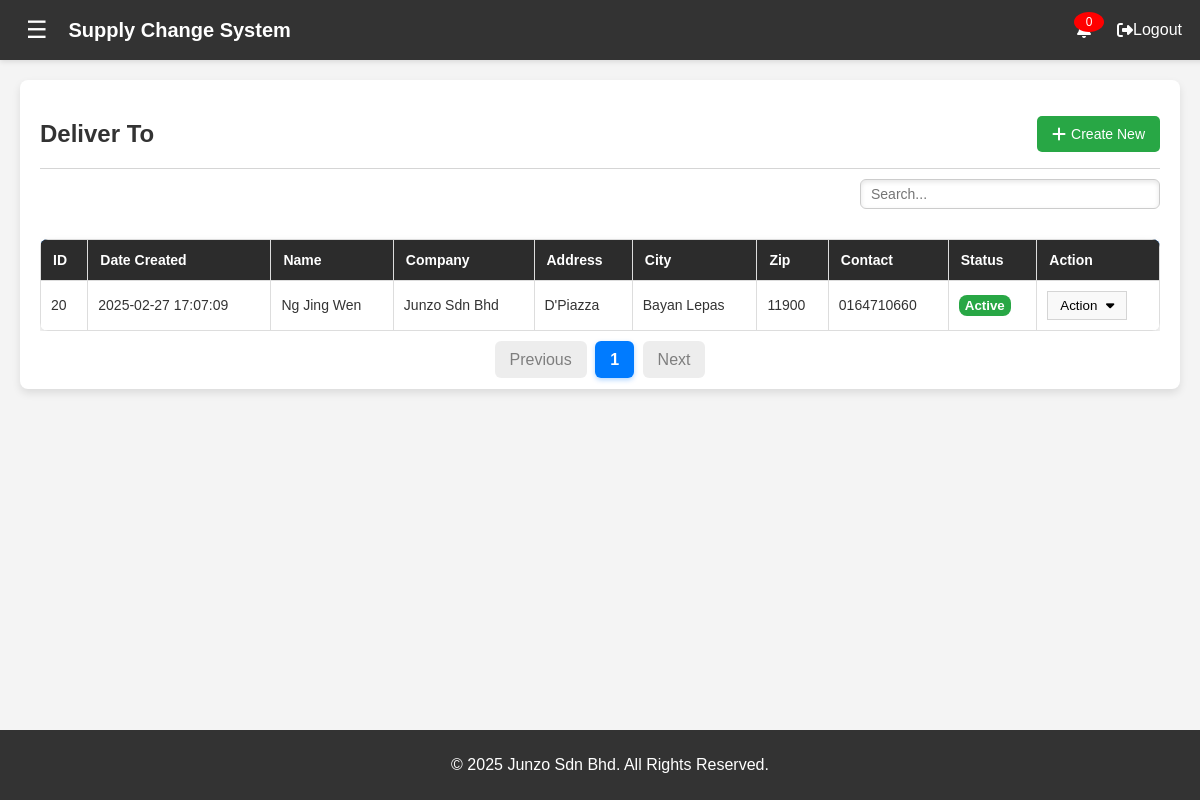
Page /deliver_to.php (signed in) on the committed database.
### tables this page shows
CREATE TABLE `deliver_to` (
  `id` int(11) NOT NULL,
  `date_created` datetime DEFAULT current_timestamp(),
  `name` varchar(255) NOT NULL,
  `company_name` varchar(255) NOT NULL,
  `address` text NOT NULL,
  `city` varchar(100) NOT NULL,
  `zip` varchar(20) NOT NULL,
  `contact` varchar(50) NOT NULL,
  `status` enum('Active','Inactive') NOT NULL DEFAULT 'Active'
);

### deliver_to.php (the view, shortened to what this page needs)
<?php
include("config.php");
$search = isset($_GET['search']) ? trim($_GET['search']) : '';
$page = isset($_GET['page']) ? max(1, intval($_GET['page'])) : 1;
$limit = 10;
$offset = ($page - 1) * $limit;
$whereClause = "";
$countQuery = "SELECT COUNT(*) AS total FROM deliver_to $whereClause";
$countResult = $conn->query($countQuery);
$totalRows = ($countResult->num_rows > 0) ? $countResult->fetch_assoc()['total'] : 0;
$totalPages = ceil($totalRows / $limit);
if (!empty($search)) {
    $sql = "SELECT * FROM deliver_to $whereClause";
} else {
    $sql = "SELECT * FROM deliver_to $whereClause LIMIT $limit OFFSET $offset";
}
$result = $conn->query($sql);
$data = [];
if ($result->num_rows > 0) {
    while ($row = $result->fetch_assoc()) {
        $data[] = $row;
    }
}
?>
<html>
<head>
    <link rel="stylesheet" href="css/styles.css">
    <link rel="stylesheet" href="css/page.css">
    <link href="https://cdnjs.cloudflare.com/ajax/libs/font-awesome/6.0.0-beta3/css/all.min.css" rel="stylesheet">
</head>
<body>
    <?php include ("header.php") ?>
    <div class="content">
        <div class="content-container">
            <div class="header-container">
                <h2>Deliver To</h2>
                <button class="create-btn" onclick="openModal('createDeliverTo')">
                    <i class="fa-solid fa-plus"></i> Create New
                </button>
            </div>
            <div class="search-container">
                <input type="text" id="search" placeholder="Search...">
            </div>
            <div class="table-container">
                <table class="table table-bordered">
                    <thead>
                        <tr>
                            <th>ID</th>
                            <th>Date Created</th>
                            <th>Name</th>
                            <th>Company</th>
                            <th>Address</th>
                            <th>City</th>
                            <th>Zip</th>
                            <th>Contact</th>
                            <th>Status</th>
                            <th>Action</th>
                        </tr>
                    </thead>
                <tbody id="deliverToTable">
                    <?php foreach ($data as $row): ?>
                    <?php
                        $statusClass = '';
                        switch ($row['status']) {
                            case 'Active':
                                $statusClass = '<button style="background-color: #28a745; color: white; border: none; padding: 3px 6px; border-radius: 8px; cursor: pointer; font-weight: bold;">Active</button>';
                                break;
                        }
                        ?>
                        <tr>
                            <td><?php echo $row['id'] ?></td>
                            <td><?php echo $row['date_created'] ?></td>
                            <td><?php echo $row['name'] ?></td>
                            <td><?php echo $row['company_name'] ?></td>
                            <td><?php echo $row['address'] ?></td>
                            <td><?php echo $row['city'] ?></td>
                            <td><?php echo $row['zip'] ?></td>
                            <td><?php echo $row['contact'] ?></td>
                            <td><?php echo $statusClass ?></td>
                            <td>
                                <div class="dropdown">
                                    <button class="dropbtn" onclick="toggleDropdown(this)">Action <i class="fa-solid fa-caret-down"></i></button>
                                </div>
                            </td>
                        </tr>
                        <?php endforeach; ?>
                    </tbody>
                </table>
            </div>
            <div class="pagination">
                <a href="?page=<?= max(1, $page - 1) ?>&search=<?= urlencode($search) ?>" <?= ($page == 1) ? 'style="pointer-events: none; opacity: 0.5;"' : '' ?>>Previous</a>
                <?php for ($i = 1; $i <= $totalPages; $i++): ?>
                    <a href="?page=<?= $i ?>&search=<?= urlencode($search) ?>" class="<?= ($i == $page) ? 'active' : '' ?>"><?= $i ?></a>
                <?php endfor; ?>
                <a href="?page=<?= min($totalPages, $page + 1) ?>&search=<?= urlencode($search) ?>" <?= ($page == $totalPages) ? 'style="pointer-events: none; opacity: 0.5;"' : '' ?>>Next</a>
            </div>
        </div>
    </div>
    <?php include("create_deliver_to_modal.php"); ?>
    <?php include ("footer.php") ?>
</body>
</html>

### css/styles.css (style rules this page uses)
body { margin: 0; padding: 0; font-family: 'Poppins', Arial, sans-serif; background-color: #f4f4f4; color: #333; }
.content { margin-top: 60px; padding: 20px; transition: margin-left 0.3s ease-in-out; padding-bottom: 90px; }
#search { width: 80%; height: 30px; padding: 5px 10px; font-size: 14px; border: 1px solid #ccc; border-radius: 6px; transition: 0.3s; box-shadow: inset 0px 2px 5px rgba(0, 0, 0, 0.1); }
table { width: 100%; border-collapse: collapse; margin-top: 20px; background: white; border-radius: 8px; overflow: hidden; box-shadow: 0px 5px 10px rgba(0, 0, 0, 0.15); }
th, td { padding: 14px 18px; border: 1px solid #ddd; text-align: left; font-size: 14px; }
th { background: #2c2c2c; color: white; font-weight: bold; }
.search-container { display: flex; justify-content: flex-end; }
.pagination { margin-top: 20px; text-align: center; }
.pagination a { padding: 10px 15px; margin: 2px; background: #ddd; text-decoration: none; color: black; border-radius: 6px; transition: 0.3s; font-weight: 500; }
.pagination a.active { background: #007bff; color: white; font-weight: bold; box-shadow: 0px 2px 5px rgba(0, 123, 255, 0.3); }

### css/page.css (style rules this page uses)
.content-container { max-width: 100%; max-height: fit-content; padding: 20px; background: #fff; box-shadow: 0px 4px 8px rgba(0, 0, 0, 0.1); border-radius: 8px; }
.header-container { display: flex; justify-content: space-between; align-items: center; border-bottom: 1px solid #d5d5d5; }
.header-container h2 { text-align: center; color: #333; font-size: 24px; margin-bottom: 20px; }
.create-btn { background-color: #28a745; color: white; border: none; padding: 10px 15px; border-radius: 5px; font-size: 14px; cursor: pointer; display: flex; align-items: center; gap: 5px; transition: background 0.3s ease; }
.create-btn i { font-size: 16px; }
.search-container { display: flex; justify-content: center; margin: 10px 0 10px 0; }
#search { width: 100%; max-width: 300px; padding: 10px 15px; font-size: 16px; border: 2px solid #ddd; border-radius: 25px; outline: none; transition: all 0.3s ease-in-out; }
.table-container { overflow-x: auto; overflow-y: scroll; max-height: 50%; }
.table { width: 100%; border-collapse: collapse; background: #fff; }
.table thead { background: #007bff; color: white; }
.table thead th { padding: 12px; text-align: left; font-weight: bold; }
.table tbody tr { border-bottom: 1px solid #ddd; }
.table tbody td { padding: 10px; }
.dropdown { position: relative; display: inline-block; }
.dropbtn { background-color: #f9f9f9; padding: 6px 12px; border: 1px solid #d5d5d5; cursor: pointer; }
.dropbtn i { margin-left: 5px; }

### rows in the picture
deliver_to: id "20", date_created "2025-02-27 17:07:09", name "Ng Jing Wen", company_name "Junzo Sdn Bhd", address "D'Piazza", city "Bayan Lepas", zip "11900", contact "0164710660", status "Active"

### other values in the picture
$unread_count "0"
